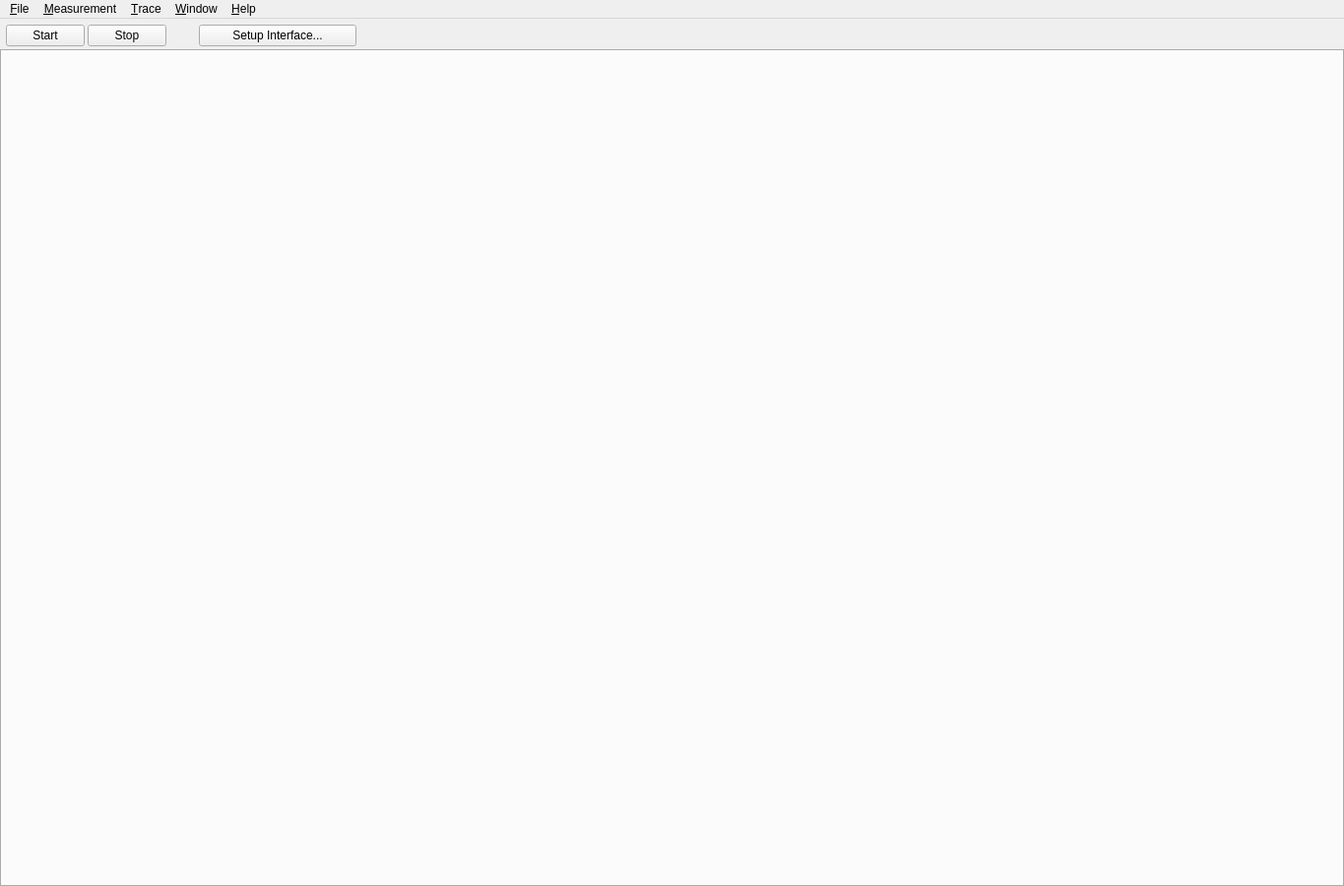
<?xml version="1.0" encoding="UTF-8"?>
<ui version="4.0">
 <class>MainWindow</class>
 <widget class="QMainWindow" name="MainWindow">
  <property name="windowModality">
   <enum>Qt::NonModal</enum>
  </property>
  <property name="geometry">
   <rect>
    <x>0</x>
    <y>0</y>
    <width>1365</width>
    <height>900</height>
   </rect>
  </property>
  <property name="windowTitle">
   <string>CANgaroo</string>
  </property>
  <property name="documentMode">
   <bool>false</bool>
  </property>
  <property name="unifiedTitleAndToolBarOnMac">
   <bool>true</bool>
  </property>
  <widget class="QWidget" name="centralwidget">
   <layout class="QVBoxLayout" name="verticalLayout">
    <property name="spacing">
     <number>3</number>
    </property>
    <property name="leftMargin">
     <number>0</number>
    </property>
    <property name="topMargin">
     <number>0</number>
    </property>
    <property name="rightMargin">
     <number>0</number>
    </property>
    <property name="bottomMargin">
     <number>0</number>
    </property>
    <item>
     <layout class="QHBoxLayout" name="horizontalLayoutControls">
      <property name="leftMargin">
       <number>6</number>
      </property>
      <property name="topMargin">
       <number>6</number>
      </property>
      <property name="rightMargin">
       <number>6</number>
      </property>
      <item>
       <widget class="QPushButton" name="btnStartMeasurement">
        <property name="text">
         <string>Start</string>
        </property>
       </widget>
      </item>
      <item>
       <widget class="QPushButton" name="btnStopMeasurement">
        <property name="text">
         <string>Stop</string>
        </property>
       </widget>
      </item>
      <item>
       <spacer name="horizontalSpacer">
        <property name="orientation">
         <enum>Qt::Horizontal</enum>
        </property>
        <property name="sizeType">
         <enum>QSizePolicy::Fixed</enum>
        </property>
        <property name="sizeHint" stdset="0">
         <size>
          <width>30</width>
          <height>20</height>
         </size>
        </property>
       </spacer>
      </item>
      <item>
       <widget class="QPushButton" name="btnSetupMeasurement">
        <property name="minimumSize">
         <size>
          <width>160</width>
          <height>0</height>
         </size>
        </property>
        <property name="text">
         <string>Setup Interface...</string>
        </property>
       </widget>
      </item>
      <item>
       <spacer name="horizontalSpacer_Controls">
        <property name="orientation">
         <enum>Qt::Horizontal</enum>
        </property>
        <property name="sizeHint" stdset="0">
         <size>
          <width>40</width>
          <height>20</height>
         </size>
        </property>
       </spacer>
      </item>
     </layout>
    </item>
    <item>
     <widget class="QTabWidget" name="mainTabs">
      <property name="autoFillBackground">
       <bool>false</bool>
      </property>
      <property name="tabPosition">
       <enum>QTabWidget::South</enum>
      </property>
      <property name="tabShape">
       <enum>QTabWidget::Rounded</enum>
      </property>
      <property name="currentIndex">
       <number>-1</number>
      </property>
      <property name="elideMode">
       <enum>Qt::ElideNone</enum>
      </property>
      <property name="tabsClosable">
       <bool>false</bool>
      </property>
      <property name="movable">
       <bool>true</bool>
      </property>
     </widget>
    </item>
   </layout>
  </widget>
  <widget class="QMenuBar" name="menubar">
   <property name="geometry">
    <rect>
     <x>0</x>
     <y>0</y>
     <width>1365</width>
     <height>29</height>
    </rect>
   </property>
   <widget class="QMenu" name="menuFile">
    <property name="title">
     <string>&amp;File</string>
    </property>
    <addaction name="action_WorkspaceNew"/>
    <addaction name="separator"/>
    <addaction name="action_WorkspaceOpen"/>
    <addaction name="action_WorkspaceSave"/>
    <addaction name="action_WorkspaceSaveAs"/>
    <addaction name="separator"/>
    <addaction name="actionSettings"/>
    <addaction name="separator"/>
    <addaction name="action_Quit"/>
   </widget>
   <widget class="QMenu" name="menuWindow">
    <property name="title">
     <string>&amp;Window</string>
    </property>
    <widget class="QMenu" name="menu_New">
     <property name="title">
      <string>&amp;New</string>
     </property>
     <addaction name="action_Trace_View"/>
     <addaction name="actionLog_View"/>
     <addaction name="actionGraph_View"/>
     <addaction name="actionCan_Status_View"/>
     <addaction name="actionGraph_View_2"/>
     <addaction name="actionTransmit_View"/>
     <addaction name="actionGenerator_View"/>
     <addaction name="actionReplay_View"/>
    </widget>
    <addaction name="menu_New"/>
   </widget>
   <widget class="QMenu" name="menuMeasurement">
    <property name="title">
     <string>&amp;Measurement</string>
    </property>
    <addaction name="actionStart_Measurement"/>
    <addaction name="actionStop_Measurement"/>
    <addaction name="separator"/>
    <addaction name="actionSetup"/>
    <addaction name="actionReload_Interfaces"/>
    <addaction name="actionHardware"/>
   </widget>
   <widget class="QMenu" name="menuHelp">
    <property name="title">
     <string>&amp;Help</string>
    </property>
    <addaction name="actionCheck_for_Updates"/>
    <addaction name="separator"/>
    <addaction name="actionAbout"/>
   </widget>
   <widget class="QMenu" name="menu_Trace">
    <property name="title">
     <string>&amp;Trace</string>
    </property>
    <addaction name="action_TraceClear"/>
    <addaction name="separator"/>
    <addaction name="actionSave_Trace_to_file"/>
   </widget>
   <addaction name="menuFile"/>
   <addaction name="menuMeasurement"/>
   <addaction name="menu_Trace"/>
   <addaction name="menuWindow"/>
   <addaction name="menuHelp"/>
  </widget>
  <action name="action_Quit">
   <property name="text">
    <string>E&amp;xit</string>
   </property>
   <property name="shortcut">
    <string>Alt+F4</string>
   </property>
  </action>
  <action name="action_Trace_View">
   <property name="text">
    <string>&amp;Trace View</string>
   </property>
   <property name="shortcut">
    <string>Ctrl+Shift+T</string>
   </property>
  </action>
  <action name="actionLog_View">
   <property name="text">
    <string>&amp;Log View</string>
   </property>
   <property name="shortcut">
    <string>Ctrl+Shift+L</string>
   </property>
  </action>
  <action name="actionSetup">
   <property name="text">
    <string>&amp;Setup...</string>
   </property>
   <property name="shortcut">
    <string>Ctrl+Alt+S</string>
   </property>
  </action>
  <action name="actionStart_Measurement">
   <property name="text">
    <string>Star&amp;t Measurement</string>
   </property>
   <property name="shortcut">
    <string>F5</string>
   </property>
  </action>
  <action name="actionStop_Measurement">
   <property name="text">
    <string>Sto&amp;p Measurement</string>
   </property>
   <property name="shortcut">
    <string>Shift+F5</string>
   </property>
  </action>
  <action name="actionReload_Interfaces">
   <property name="text">
    <string>&amp;Reload Interfaces</string>
   </property>
  </action>
  <action name="actionHardware">
   <property name="text">
    <string>&amp;Hardware...</string>
   </property>
   <property name="toolTip">
    <string>Show all available devices with status, version and capabilities</string>
   </property>
  </action>
  <action name="actionCheck_for_Updates">
   <property name="text">
    <string>Check for &amp;Updates...</string>
   </property>
  </action>
  <action name="actionAbout">
   <property name="text">
    <string>&amp;About</string>
   </property>
  </action>
  <action name="actionSave_Trace_to_file">
   <property name="text">
    <string>&amp;Save Trace to file...</string>
   </property>
  </action>
  <action name="actionGraph_View">
   <property name="enabled">
    <bool>false</bool>
   </property>
   <property name="text">
    <string>&amp;Graph View</string>
   </property>
   <property name="shortcut">
    <string>Ctrl+Shift+G</string>
   </property>
   <property name="visible">
    <bool>false</bool>
   </property>
  </action>
  <action name="action_WorkspaceNew">
   <property name="text">
    <string>&amp;New Workspace...</string>
   </property>
   <property name="shortcut">
    <string>Ctrl+N</string>
   </property>
  </action>
  <action name="action_WorkspaceSave">
   <property name="text">
    <string>&amp;Save Workspace</string>
   </property>
   <property name="shortcut">
    <string>Ctrl+S</string>
   </property>
  </action>
  <action name="action_WorkspaceSaveAs">
   <property name="text">
    <string>Save Workspace &amp;As...</string>
   </property>
   <property name="shortcut">
    <string>Ctrl+Shift+S</string>
   </property>
  </action>
  <action name="action_WorkspaceOpen">
   <property name="text">
    <string>&amp;Open Workspace...</string>
   </property>
   <property name="shortcut">
    <string>Ctrl+O</string>
   </property>
  </action>
  <action name="action_TraceClear">
   <property name="text">
    <string>&amp;Clear</string>
   </property>
   <property name="shortcut">
    <string>Esc</string>
   </property>
  </action>
  <action name="actionCan_Status_View">
   <property name="text">
    <string>Can &amp;Status View</string>
   </property>
  </action>
  <action name="actionGraph_View_2">
   <property name="text">
    <string>Graph View</string>
   </property>
  </action>
  <action name="actionTransmit_View">
   <property name="text">
    <string>Message View</string>
   </property>
  </action>
  <action name="actionGenerator_View">
   <property name="text">
    <string>Generator View</string>
   </property>
  </action>
  <action name="actionReplay_View">
   <property name="text">
    <string>Replay View</string>
   </property>
  </action>
  <action name="actionRestore_Window">
   <property name="checkable">
    <bool>true</bool>
   </property>
   <property name="text">
    <string>Restore Window on startup</string>
   </property>
   <property name="toolTip">
    <string>Restore Window Position on startup</string>
   </property>
  </action>
  <action name="actionSettings">
   <property name="text">
    <string>&amp;Settings...</string>
   </property>
  </action>
 </widget>
 <resources/>
 <connections>
  <connection>
   <sender>action_Quit</sender>
   <signal>triggered()</signal>
   <receiver>MainWindow</receiver>
   <slot>close()</slot>
   <hints>
    <hint type="sourcelabel">
     <x>-1</x>
     <y>-1</y>
    </hint>
    <hint type="destinationlabel">
     <x>399</x>
     <y>299</y>
    </hint>
   </hints>
  </connection>
 </connections>
</ui>
